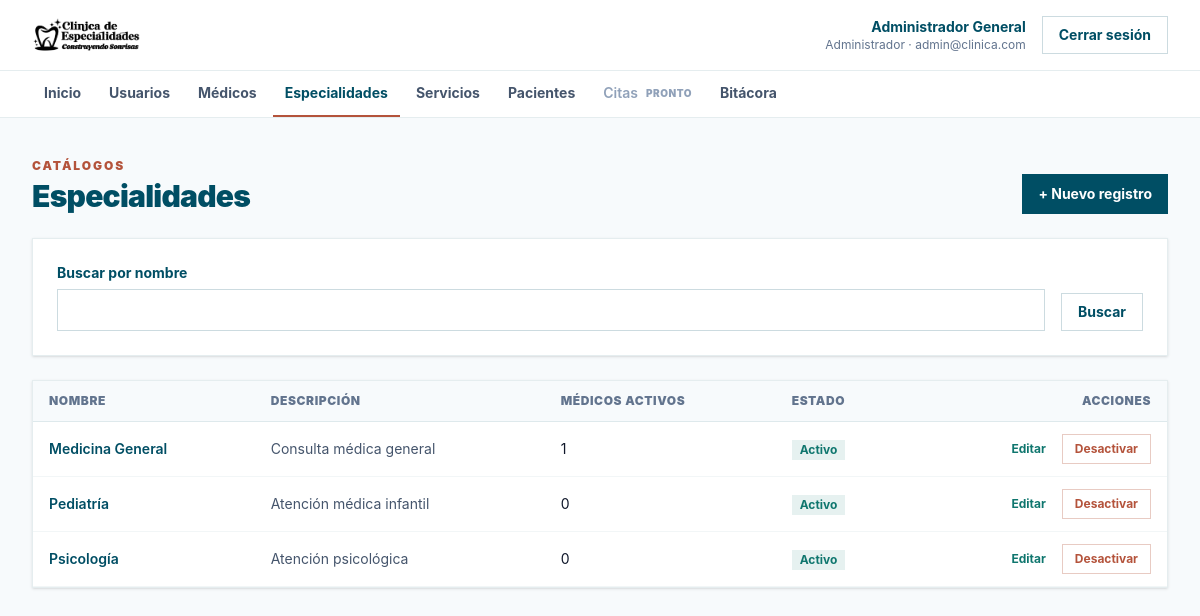
The app's page /admin/especialidades (signed in) with its own data.
### tables this page shows
CREATE TABLE `usuarios` (
  `id` int(10) unsigned NOT NULL AUTO_INCREMENT,
  `nombre` varchar(120) NOT NULL,
  `correo` varchar(150) NOT NULL,
  `password` varchar(255) NOT NULL,
  `rol_id` tinyint(3) unsigned NOT NULL,
  `activo` tinyint(1) NOT NULL DEFAULT 1,
  `created_at` timestamp NOT NULL DEFAULT current_timestamp(),
  `updated_at` timestamp NOT NULL DEFAULT current_timestamp() ON UPDATE current_timestamp(),
  PRIMARY KEY (`id`),
  UNIQUE KEY `correo` (`correo`),
  KEY `fk_usuario_rol` (`rol_id`),
  CONSTRAINT `fk_usuario_rol` FOREIGN KEY (`rol_id`) REFERENCES `roles` (`id`)
);

CREATE TABLE `roles` (
  `id` tinyint(3) unsigned NOT NULL,
  `nombre` varchar(50) NOT NULL,
  PRIMARY KEY (`id`),
  UNIQUE KEY `nombre` (`nombre`)
);

CREATE TABLE `especialidades` (
  `id` int(10) unsigned NOT NULL AUTO_INCREMENT,
  `nombre` varchar(100) NOT NULL,
  `descripcion` text DEFAULT NULL,
  `activo` tinyint(1) NOT NULL DEFAULT 1,
  PRIMARY KEY (`id`),
  UNIQUE KEY `nombre` (`nombre`)
);

### app/Support/View.php (called while the page is built, shortened)
<?php
final class View
{
    public static function render(string $template, array $data = [], ?string $layout = 'panel'): void
    {
        $file = self::file($template);
        $content = (static function (string $__file, array $__data): string {
            extract($__data, EXTR_SKIP);
            ob_start();
            require $__file;
            return (string) ob_get_clean();
        })($file, $data);
        (static function (string $__file, array $__data, string $content): void {
            extract($__data, EXTR_SKIP);
            require $__file;
        })(self::file('layouts/' . $layout), $data, $content);
    }
    private static function file(string $template): string
    {
        $file = dirname(__DIR__) . '/Views/' . $template . '.php';
        return $file;
    }
}

### app/Controllers/Controller.php (called while the page is built, shortened)
<?php
abstract class Controller
{
    protected function render(string $view, array $data = [], ?string $layout = 'panel'): void
    {
        View::render($view, $data, $layout);
    }
}

### app/Controllers/Administrador/CatalogoController.php (called while the page is built, shortened)
<?php
abstract class CatalogoController extends Controller
{
    protected CatalogoModel $model;
    public function __construct()
    {
        $this->admin = Auth::requireRole('Administrador');
        $this->model = new CatalogoModel($this->config()['table']);
    }
    public function index(): void
    {
        $search = $this->query('q');
        $this->render('admin/catalogos/index', [
            'pageTitle' => $this->config()['title'],
            'config' => $this->config(),
            'rows' => $this->model->all($search),
            'search' => $search,
        ]);
    }
}

### public/index.php (called while the page is built, shortened)
<?php
require dirname(__DIR__) . '/app/App.php';
(new App\App())->run();

### app/config/database.php (called while the page is built, shortened)
<?php
return [
    'driver' => getenv('DB_CONNECTION') ?: 'mysql',
    'host' => getenv('DB_HOST') ?: '127.0.0.1',
    'port' => getenv('DB_PORT') ?: '3306',
    'database' => getenv('DB_DATABASE') ?: 'clinica',
    'username' => getenv('DB_USERNAME') ?: 'root',
    'password' => getenv('DB_PASSWORD') ?: '',
    'charset' => 'utf8mb4',
];

### app/Database.php (called while the page is built, shortened)
<?php
final class Database
{
    private static ?PDO $connection = null;
    public static function connection(): PDO
    {
        if (self::$connection instanceof PDO) {
            return self::$connection;
        }
        $config = require __DIR__ . '/config/database.php';
        $dsn = sprintf(
            '%s:host=%s;port=%s;dbname=%s;charset=%s',
            $config['driver'],
            $config['host'],
            $config['port'],
            $config['database'],
            $config['charset']
        );
        try {
            self::$connection = new PDO($dsn, $config['username'], $config['password'], [
                PDO::ATTR_ERRMODE => PDO::ERRMODE_EXCEPTION,
                PDO::ATTR_DEFAULT_FETCH_MODE => PDO::FETCH_ASSOC,
                PDO::ATTR_EMULATE_PREPARES => false,
            ]);
        } catch (PDOException $exception) {
            throw new PDOException('No fue posible conectar con la base de datos.', (int) $exception->getCode(), $exception);
        }
        return self::$connection;
    }
}

### app/Support/helpers.php (called while the page is built, shortened)
<?php
if (!function_exists('e')) {
    function e(mixed $value): string
    {
        return htmlspecialchars((string) ($value ?? ''), ENT_QUOTES, 'UTF-8');
    }
}
if (!function_exists('url')) {
    function url(string $path, array $query = []): string
    {
        $query = array_filter($query, static fn ($value) => $value !== null && $value !== '');
        return Auth::route($path) . ($query === [] ? '' : '?' . http_build_query($query));
    }
}
if (!function_exists('asset')) {
    function asset(string $path): string
    {
        return Request::basePath() . '/assets/' . ltrim($path, '/');
    }
}
if (!function_exists('is_current')) {
    function is_current(string $path, bool $exact = false): bool
    {
        $current = Request::path();
        return $exact ? $current === $path : ($current === $path || str_starts_with($current, rtrim($path, '/') . '/'));
    }
}

### app/Support/Auth.php (called while the page is built, shortened)
<?php
final class Auth
{
    public static function user(): ?array
    {
        return isset($_SESSION['auth_user']) && is_array($_SESSION['auth_user'])
            ? $_SESSION['auth_user']
            : null;
    }
    public static function requireRole(string ...$roles): array
    {
        $user = self::user();
        $fresh = (new UserModel())->findActiveById((int) $user['id']);
        $_SESSION['auth_user'] = $user = self::sessionData($fresh);
        return $user;
    }
    public static function route(string $path): string
    {
        $path = '/' . trim($path, '/');
        $base = Request::basePath();
        return $base === '' ? $path : $base . ($path === '/' ? '/' : $path);
    }
    public static function normalizeRole(string $role): string
    {
        return strtr(mb_strtolower(trim($role)), [
            'á' => 'a',
            'é' => 'e',
            'í' => 'i',
            'ó' => 'o',
            'ú' => 'u',
        ]);
    }
    private static function sessionData(array $user): array
    {
        return [
            'id' => (int) $user['id'],
            'nombre' => (string) $user['nombre'],
            'correo' => (string) $user['correo'],
            'rol_id' => (int) $user['rol_id'],
            'rol' => (string) $user['rol'],
            'medico_id' => isset($user['medico_id']) && $user['medico_id'] !== null
                ? (int) $user['medico_id']
                : null,
        ];
    }
}

### app/Support/Request.php (called while the page is built, shortened)
<?php
final class Request
{
    public static function path(): string
    {
        $path = parse_url($_SERVER['REQUEST_URI'] ?? '/', PHP_URL_PATH) ?: '/';
        $base = self::basePath();
        $path = '/' . trim($path, '/');
        return $path === '//' ? '/' : $path;
    }
    public static function basePath(): string
    {
        $base = rtrim(str_replace('\\', '/', dirname($_SERVER['SCRIPT_NAME'] ?? '/')), '/');
        return ($base === '.' || $base === '/') ? '' : $base;
    }
}

### app/Models/Administrador/CatalogoModel.php (called while the page is built, shortened)
<?php
final class CatalogoModel
{
    public function all(string $search = ''): array
    {
        $sql = 'SELECT c.id, c.nombre, c.descripcion, c.activo' . $this->usageColumn() . ' FROM ' . $this->table . ' c';
        $params = [];
        $statement = Database::connection()->prepare($sql . ' ORDER BY c.activo DESC, c.nombre');
        $statement->execute($params);
        return $statement->fetchAll();
    }
    private function usageColumn(): string
    {
        return $this->table === 'especialidades'
            ? ', (SELECT COUNT(*) FROM medicos m WHERE m.especialidad_id = c.id AND m.activo = 1) AS en_uso'
            : ', NULL AS en_uso';
    }
}

### app/Models/Auth/UserModel.php (called while the page is built, shortened)
<?php
final class UserModel
{
    public function findActiveById(int $id): ?array
    {
        $statement = Database::connection()->prepare(self::SELECT . ' WHERE u.id = :id AND u.activo = 1 LIMIT 1');
        $statement->execute(['id' => $id]);
        $user = $statement->fetch();
        return $user === false ? null : $user;
    }
}

### app/config/menu.php (called while the page is built, shortened)
<?php
return [
    'administrador' => [
        ['label' => 'Inicio', 'path' => '/admin', 'exact' => true],
        ['label' => 'Usuarios', 'path' => '/admin/usuarios'],
        ['label' => 'Médicos', 'path' => '/admin/medicos'],
        ['label' => 'Especialidades', 'path' => '/admin/especialidades'],
        ['label' => 'Servicios', 'path' => '/admin/servicios'],
        ['label' => 'Pacientes', 'path' => '/pacientes'],
        ['label' => 'Citas', 'path' => '/citas', 'soon' => true],
        ['label' => 'Bitácora', 'path' => '/admin/bitacora'],
    ],
    'recepcion' => [
        ['label' => 'Inicio', 'path' => '/recepcion', 'exact' => true],
        ['label' => 'Pacientes', 'path' => '/pacientes'],
        ['label' => 'Citas', 'path' => '/citas', 'soon' => true],
        ['label' => 'Agenda', 'path' => '/agenda', 'soon' => true],
        ['label' => 'Solicitudes', 'path' => '/solicitudes', 'soon' => true],
    ],
    'medico' => [
        ['label' => 'Inicio', 'path' => '/medico', 'exact' => true],
        ['label' => 'Mi agenda', 'path' => '/agenda', 'soon' => true],
        ['label' => 'Historial clínico', 'path' => '/historial', 'soon' => true],
    ],
];

### app/Views/admin/catalogos/index.php (the view, shortened to what this page needs)
<div class="flex flex-col justify-between gap-4 sm:flex-row sm:items-end">
    <div>
        <p class="page-eyebrow">Catálogos</p>
        <h1 class="page-title"><?= e($config['title']) ?></h1>
    </div>
    <a href="<?= e(url($config['path'] . '/crear')) ?>" class="btn-primary">+ Nuevo registro</a>
</div>
<form method="get" action="<?= e(url($config['path'])) ?>" class="card mt-6 grid gap-4 sm:grid-cols-[1fr_auto] sm:items-end">
    <div>
        <label for="q" class="label">Buscar por nombre</label>
        <input id="q" name="q" type="search" value="<?= e($search) ?>" class="input">
    </div>
    <button type="submit" class="btn-outline">Buscar</button>
</form>
<div class="card mt-6 overflow-x-auto p-0 sm:p-0">
    <table class="table">
        <thead>
            <tr>
                <th>Nombre</th>
                <th>Descripción</th>
                <?php if ($config['usage']): ?><th><?= e($config['usage']) ?></th><?php endif; ?>
                <th>Estado</th>
                <th class="text-right">Acciones</th>
            </tr>
        </thead>
        <tbody>
            <?php foreach ($rows as $row): ?>
                <?php $active = (int) $row['activo'] === 1; ?>
                <tr>
                    <td class="font-semibold text-primary"><?= e($row['nombre']) ?></td>
                    <td class="text-slate-600"><?= e($row['descripcion'] ?? '') ?></td>
                    <?php if ($config['usage']): ?><td><?= (int) $row['en_uso'] ?></td><?php endif; ?>
                    <td><span class="badge <?= $active ? 'badge-ok' : 'badge-off' ?>"><?= $active ? 'Activo' : 'Inactivo' ?></span></td>
                    <td>
                        <div class="flex items-center justify-end gap-2">
                            <a href="<?= e(url($config['path'] . '/editar', ['id' => $row['id']])) ?>" class="btn-link">Editar</a>
                            <form method="post" action="<?= e(url($config['path'] . '/estado')) ?>"
                                  data-confirm="<?= $active ? '¿Desactivar «' . e($row['nombre']) . '»?' : '¿Activar «' . e($row['nombre']) . '»?' ?>">
                                <button type="submit" class="<?= $active ? 'btn-danger' : 'btn-outline py-1.5 text-xs' ?>"><?= $active ? 'Desactivar' : 'Activar' ?></button>
                            </form>
                        </div>
                    </td>
                </tr>
            <?php endforeach; ?>
        </tbody>
    </table>
</div>

### app/App.php (shortened to what this page needs)
<?php
final class App
{
    private array $routes;
    public function __construct()
    {
        $this->routes = require __DIR__ . '/config/routes.php';
    }
    public static function bootstrap(): void
    {
        require_once __DIR__ . '/Support/helpers.php';
    }
    public function run(): void
    {
        try {
            $path = Request::path();
            $method = Request::method();
            $this->dispatch($method, $path);
        } catch (Throwable $exception) {
            $this->renderError($exception);
        }
    }
    private function dispatch(string $method, string $path): void
    {
        foreach ($this->routes as [$routeMethod, $routePath, $handler]) {
            if ($routePath !== $path) {
                continue;
            }
            [$class, $action] = $handler;
            (new $class())->{$action}();
            return;
        }
        throw new RuntimeException('Página no encontrada.', 404);
    }
    private static function autoload(): void
    {
        spl_autoload_register(static function (string $class): void {
            $file = __DIR__ . '/' . str_replace('\\', '/', substr($class, 4)) . '.php';
        });
    }
}

### app/Views/layouts/panel.php (shortened to what this page needs)
<?php
$authUser = \App\Support\Auth::user() ?? ['nombre' => '', 'correo' => '', 'rol' => ''];
$menu = (require dirname(__DIR__, 2) . '/config/menu.php')[\App\Support\Auth::normalizeRole((string) $authUser['rol'])] ?? [];
?>
<!doctype html>
<html lang="es">
<head>
    <link rel="stylesheet" href="<?= e(asset('css/app.css')) ?>">
</head>
<body class="min-h-screen bg-background text-text antialiased">
    <header class="border-b border-primary/10 bg-white">
        <div class="mx-auto flex max-w-7xl items-center justify-between gap-5 px-4 py-4 sm:px-8">
            <a href="<?= e(url('/')) ?>" aria-label="Ir al inicio">
                <img src="<?= e(asset('logos/logo_letras.png')) ?>" alt="Clínica" class="h-9 w-auto max-w-[160px] object-contain">
            </a>
            <div class="flex items-center gap-4">
                <div class="hidden text-right sm:block">
                    <p class="text-sm font-bold text-primary"><?= e($authUser['nombre']) ?></p>
                    <p class="text-xs text-slate-500"><?= e($authUser['rol']) ?> · <?= e($authUser['correo']) ?></p>
                </div>
                <form action="<?= e(url('/logout')) ?>" method="post">
                    <button type="submit" class="btn-outline">Cerrar sesión</button>
                </form>
            </div>
        </div>
        <nav class="border-t border-primary/10" aria-label="Módulos">
            <ul class="mx-auto flex max-w-7xl gap-1 overflow-x-auto px-4 sm:px-8">
                <?php foreach ($menu as $item): ?>
                    <?php $active = is_current($item['path'], $item['exact'] ?? false); ?>
                    <li class="shrink-0">
                        <?php if (!empty($item['soon'])): ?>
                            <span class="inline-flex items-center gap-2 px-3 py-3 text-sm font-semibold text-slate-400" title="Próximamente">
                                <?= e($item['label']) ?>
                                <span class="text-[10px] font-black uppercase tracking-wider">Pronto</span>
                            </span>
                        <?php else: ?>
                            <a href="<?= e(url($item['path'])) ?>" class="inline-flex border-b-2 px-3 py-3 text-sm font-bold transition <?= $active ? 'border-accent text-primary' : 'border-transparent text-slate-600 hover:text-primary' ?>" <?= $active ? 'aria-current="page"' : '' ?>>
                                <?= e($item['label']) ?>
                            </a>
                        <?php endif; ?>
                    </li>
                <?php endforeach; ?>
            </ul>
        </nav>
    </header>
    <main id="contenido" class="mx-auto max-w-7xl px-4 py-8 sm:px-8 sm:py-10">
        <?= $content ?>
    </main>
</body>
</html>

### records on screen
usuarios: nombre "Administrador General", rol.nombre "Administrador", correo "admin@clinica.com"
especialidades: nombre "Medicina General", descripcion "Consulta médica general", en_uso "1", activo "Activo"
especialidades: nombre "Pediatría", descripcion "Atención médica infantil", en_uso "0", activo "Activo"
especialidades: nombre "Psicología", descripcion "Atención psicológica", en_uso "0", activo "Activo"

### other values on screen
$item['label'] "Inicio"
$item['label'] "Usuarios"
$item['label'] "Médicos"
$item['label'] "Especialidades"
$item['label'] "Servicios"
$item['label'] "Pacientes"
$item['label'] "Citas"
$item['label'] "Bitácora"
